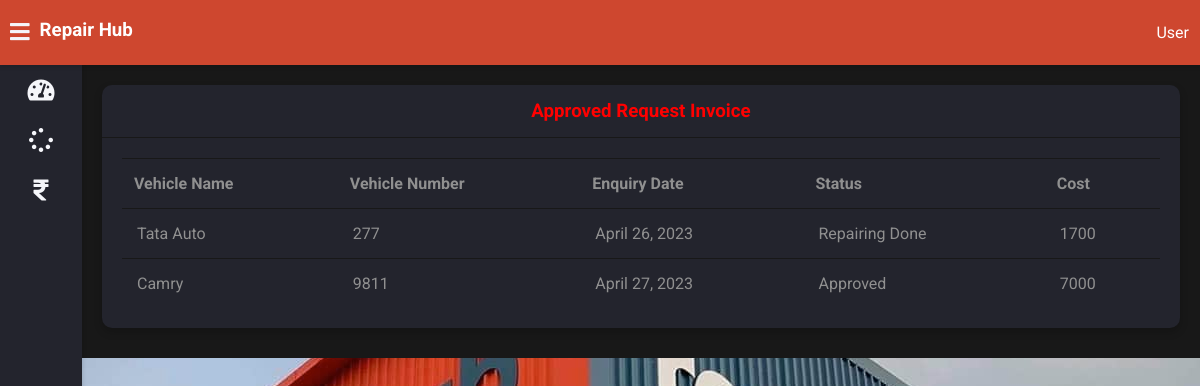
The app's page /customer-view-approved-request-invoice (signed in) with its own data.
### vehicle/models.py (models this page shows, shortened)
class Request(models.Model):
    cat=(('two wheeler with gear','two wheeler with gear'),('two wheeler without gear','two wheeler without gear'),('three wheeler','three wheeler'),('four wheeler','four wheeler'))
    category=models.CharField(max_length=50,choices=cat)
    vehicle_no=models.PositiveIntegerField(null=False)
    vehicle_name = models.CharField(max_length=40,null=False)
    vehicle_model = models.CharField(max_length=40,null=False)
    vehicle_brand = models.CharField(max_length=40,null=False)
    problem_description = models.CharField(max_length=500,null=False)
    date=models.DateField(auto_now=True)
    cost=models.PositiveIntegerField(null=True)
    customer=models.ForeignKey('Customer', on_delete=models.CASCADE,null=True)
    mechanic=models.ForeignKey('Mechanic',on_delete=models.CASCADE,null=True)
    stat=(('Pending','Pending'),('Approved','Approved'),('Repairing','Repairing'),('Repairing Done','Repairing Done'),('Released','Released'))
    status=models.CharField(max_length=50,choices=stat,default='Pending',null=True)

### vehicle/views.py (the view)
# urls.py: path('customer-view-approved-request-invoice',views.customer_view_approved_request_invoice_view,name='customer-view-approved-request-invoice'),
@login_required(login_url='customerlogin')
@user_passes_test(is_customer)
def customer_view_approved_request_invoice_view(request):
    customer=models.Customer.objects.get(user_id=request.user.id)
    enquiries=models.Request.objects.all().filter(customer_id=customer.id).exclude(status='Pending')
    return render(request,'vehicle/customer_view_approved_request_invoice.html',{'customer':customer,'enquiries':enquiries})

### vehicle/views.py (called while the page is built)
def is_customer(user):
    return user.groups.filter(name='CUSTOMER').exists()

### templates/vehicle/customer_view_approved_request_invoice.html
{% extends 'vehicle/customerbase.html' %} {% block content %}
<div class="wrapper">
  <div class="row">
    <div class="col-12 col-m-12 col-sm-12">
      <div class="card">
        <div class="card-header">
          <h3 style="color: red; text-align: center">
            Approved Request Invoice
          </h3>
        </div>
        <div class="card-content">
          <table>
            <thead>
              <tr>
                <th>Vehicle Name</th>
                <th>Vehicle Number</th>
                <th>Enquiry Date</th>
                <th>Status</th>
                <th>Cost</th>
              </tr>
            </thead>
            <tbody>
              {% for enq in enquiries %}
              <tr>
                <td>{{enq.vehicle_name}}</td>
                <td>{{enq.vehicle_no}}</td>
                <td>{{enq.date}}</td>
                <td>{{enq.status}}</td>
                <td>{{enq.cost}}</td>
              </tr>
              {% endfor %}
            </tbody>
          </table>
        </div>
      </div>
    </div>
  </div>
</div>
{% endblock content %}

### static/style.css (style rules this page uses)
:root { --primary-color: #4834d4; --success-color: #6ab04c; --warning-color: #f0932b; --danger-color: #eb4d4b; --light-color: #212529; --light-second-color: #727475; --light-background: #ffffff; --light-second-background: #f1f1f1; --dark-color: #909090; --dark-second-color: #f5f6fa; --dark-background: #23242d; --dark-second-background: #181818; }
.dark { --main-bg-color: var(--dark-background); --second-bg-color: var(--dark-second-background); --main-color: var(--dark-color); --second-color: var(--dark-second-color); }
* { box-sizing: border-box; }
body { font-family: "Roboto", sans-serif; background: var(--main-bg-color); color: var(--main-color); margin: 0; }
.wrapper { padding: 10px; margin-left: 82px; padding-top: 75px; background: var(--second-bg-color); transition: margin-left 0.5s; }
.row { display: flex; flex-wrap: wrap; flex-direction: row; }
.row:after, .row:before { box-sizing: border-box; }
[class*="col-"] { padding: 10px; }
@media only screen and (min-width: 600px) { .col-sm-12 { width: 100%; } }
@media only screen and (min-width: 768px) { .col-m-12 { width: 100%; } }
@media only screen and (min-width: 992px) { .col-12 { width: 100%; } }
.card { background: var(--main-bg-color); color: var(--main-color); border-radius: 10px; margin-bottom: 10px; box-shadow: 0 4px 8px 0 rgba(0, 0, 0, 0.2); }
.card-header { padding: 15px 30px; border-bottom: 1px solid var(--second-bg-color); position: relative; }
.card-header h3 { margin: 0; }
.card-content { padding: 20px; overflow-x: auto; }
table { border-collapse: collapse; width: 100%; }
table td { border-top: 1px solid var(--second-bg-color); padding: 15px; }
table th { border-top: 1px solid var(--second-bg-color); border-bottom: 1px solid var(--second-bg-color); padding: 15px 12px; text-align: left; }

### records on screen
Request: vehicle_name "Tata Auto", vehicle_no "277", date "April 26, 2023", status "Repairing Done", cost "1700"
Request: vehicle_name "Camry", vehicle_no "9811", date "April 27, 2023", status "Approved", cost "7000"
